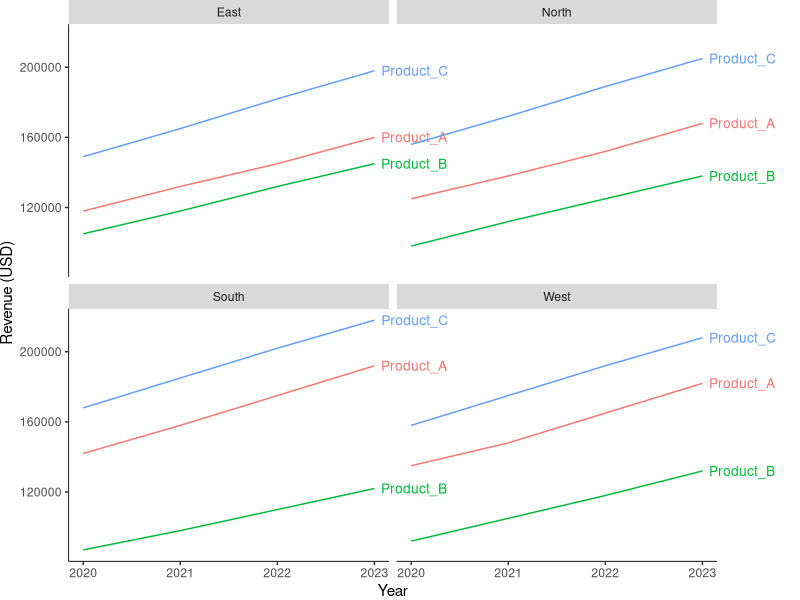
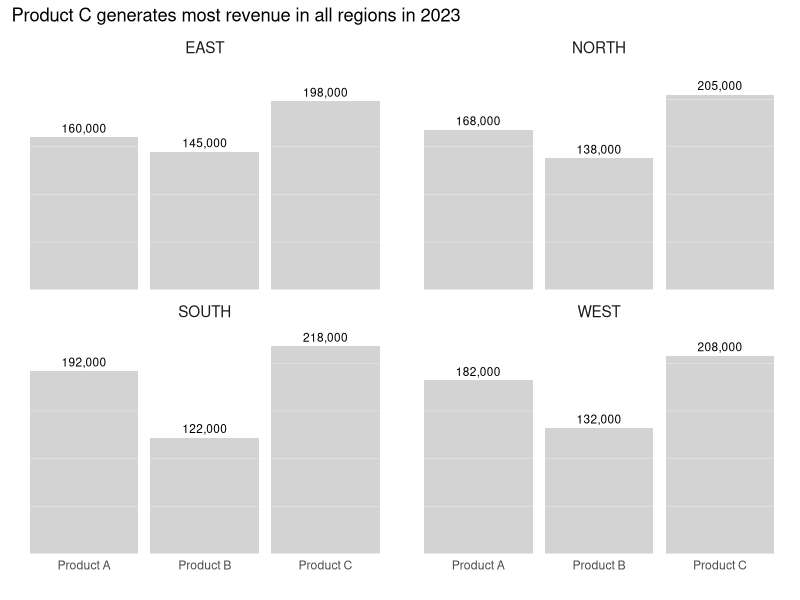
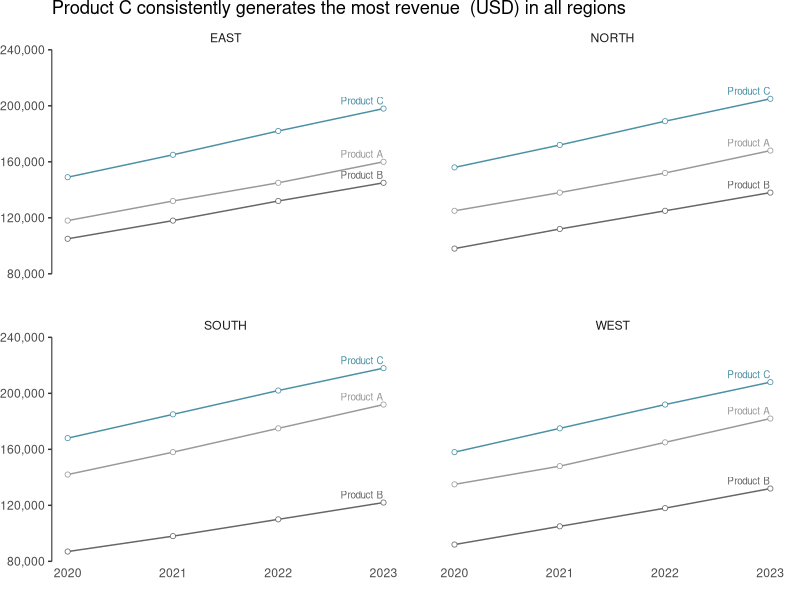

Recreate these plots in R, in order.
## ---- chunk 1
# Load required libraries
library(tidyverse)
library(ggplot2)
library(ggthemes)

# Read the data
data <- read_csv("sample_data.csv")

# Preview the data structure
glimpse(data)
## ---- chunk 2
# YOUR CODE HERE
data |>
  mutate(region = factor(region, levels = c("North", "East", "South", "West"))) |>
  ggplot(aes(x = year, y = revenue, color = product)) +
  geom_line() +
  facet_wrap(~ region) +
labs(x = "Year", y="Revenue (USD)") +
theme(
  panel.grid        = element_blank(),
  panel.border      = element_blank(),
  axis.line         = element_line(colour = "black", linewidth = 0.3),
  panel.background  = element_blank()
) +
  geom_text(
    data = data |> filter(year == max(year)),  # last point of each line
    aes(label = product),
    hjust = -0.1,    # nudge right of the line end
    size = 3.5
  ) +
  theme(legend.position = "none") +
  coord_cartesian(clip = "off") +  # allow labels to render outside plot area
  theme(plot.margin = margin(r = 60))  # make room on the right for labels

## ---- chunk 3
# YOUR CODE HERE
data <- data |> mutate(product = gsub("_", " ", product))
data |> 
  filter(year == "2023") |> 
  ggplot(aes(x = product, y = revenue)) + 

  geom_col(fill = "lightgrey") + 
  geom_hline(yintercept = seq(0, max(data$revenue), by = 50000),
             colour = "white", linewidth = 0.1) +
  facet_wrap(~ region, labeller = labeller(region = toupper)) +
  theme(
    panel.grid       = element_blank(),
    panel.border     = element_blank(),
    axis.line        = element_line(colour = "black", linewidth = 0.3),
    panel.background = element_blank(),
    axis.line.x      = element_blank(),
    axis.ticks.x     = element_blank(),
    axis.line.y      = element_blank(),
    axis.ticks.y = element_blank(),
    axis.text.y  = element_blank(),
  axis.title.y = element_blank(),
    strip.background = element_blank(),
    legend.position  = "none"
  ) +
theme(strip.text = element_text(size = 11)) +
scale_y_continuous(expand = expansion(mult = c(0, 0.1))) +
geom_text(aes(label = scales::comma(revenue)), vjust = -0.5, size = 3) +
  labs(x = "", y = "Revenue (USD)", title = "Product C generates most revenue in all regions in 2023")
## ---- chunk 4
# YOUR CODE HERE

data <- data |> mutate(product = gsub("_", " ", product))

ggplot(data, aes(x = year, y = revenue, col = product)) + 
  geom_line() + 
  geom_point(size = 1.5, shape = 21, fill = "white", stroke = 0.4) +
  facet_wrap(~ region, labeller = labeller(region = toupper)) +
  scale_colour_manual(values = c("Product A" = "grey60", 
                                 "Product B" = "grey40", 
                                 "Product C" = "#4a90a4")) +

scale_y_continuous(
  limits = c(80000, 240000),
  breaks = c(80000, 120000, 160000, 200000, 240000),
  labels = scales::comma,
  expand = c(0, 0)
)+
  theme(
    panel.grid       = element_blank(),
    panel.border     = element_blank(),
    axis.line        = element_line(colour = "black", linewidth = 0.3),
    panel.background = element_blank(),
    axis.line.x      = element_blank(),
    axis.ticks.x     = element_blank(),
    axis.title.y     = element_blank(),
    strip.background = element_blank(),
    legend.position  = "none",
    plot.margin      = margin(r = 10)
  ) +
theme(panel.spacing.x = unit(1, "cm"),
     panel.spacing.y = unit(1, "cm")) +
geom_text(
  data = data |> filter(year == max(year)),
  aes(label = product),
  hjust = 1, 
  vjust = -0.5,
  size = 2.5
) +
  labs(x = "", title = "Product C consistently generates the most revenue  (USD) in all regions")
## ---- chunk 5
# YOUR CODE HERE




## ---- chunk 6
# YOUR CODE HERE




## ---- chunk 7
# YOUR CODE HERE
# Hint: Consider using facet_wrap with strip.text for labels
# and removing all theme elements for a true sparkline effect




## ---- chunk 8
# YOUR CODE HERE
# Version 1: Misleading (truncated axis)


# Version 2: Proper scaling


## ---- chunk 9
# YOUR CODE HERE




## ---- chunk 10
# YOUR CODE HERE
# Hint: Consider using geom_point or geom_segment within facets
# to create table-like layouts with visual elements




## ---- chunk 11
# YOUR CODE HERE
# Hint: Consider using patchwork or cowplot packages for layout
